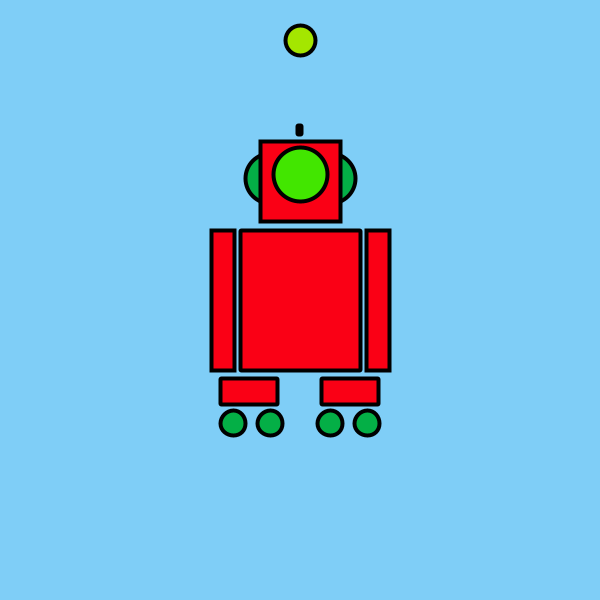
Frame 1 (no input)
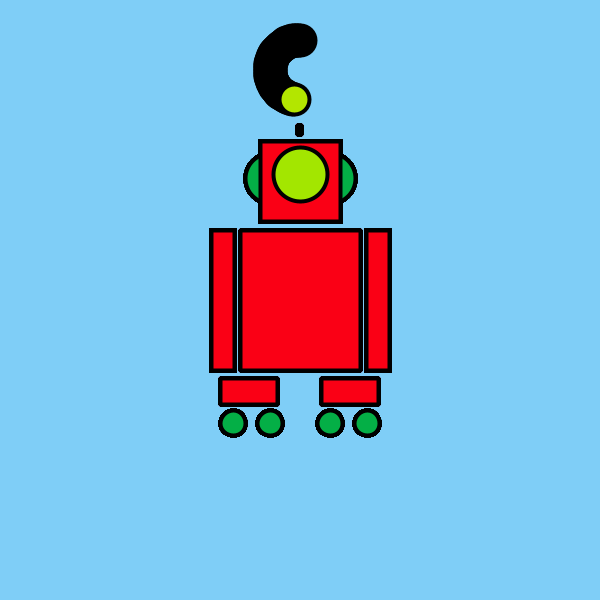
Frame 60 (the mouse pressed at the canvas centre just before this capture)
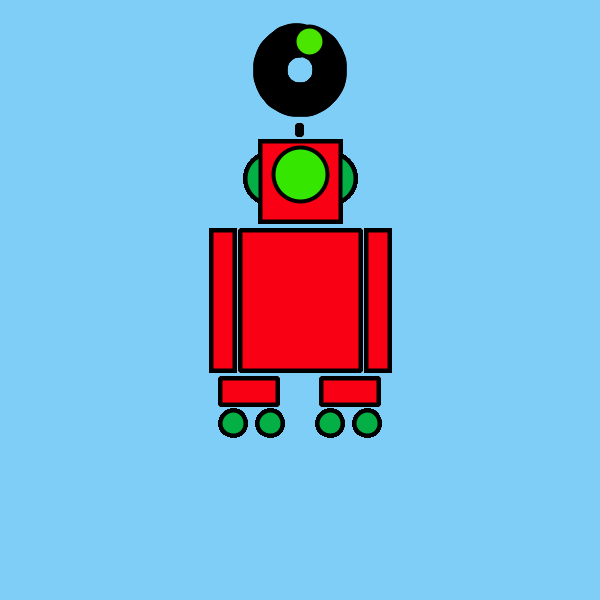
Frame 120 (the mouse held since frame 60 and released just before this capture)

The Processing sketch that drew these frames (run headless with seeded random() and noise(); from frame 60 on, the mouse is pressed at the canvas centre):

// Processing sketch: sketch_161003c
// ── sketch_161003c.pde
//Nailah Duliepre - Robot

float x;
float y;
float angle = 0.0;
float xOffset;
float yOffset;
float scalar = -30;
float speed = 0.05;

float diameter = 50;
float radius = diameter/2;
float xDirection;
float yDirection;

int timer1 = 4000;
int timer2 = 9000;



void setup (){
  size(600, 600);
  x = width/2;
  y = height/2;
  xOffset = width/2;
  yOffset = height/2;
  background(#7FCEF7);
  strokeWeight(4);
}

void draw (){
  float circX = xOffset + sin(angle) * scalar;
  float circY = yOffset + cos(angle) * scalar;
  
   if (millis() >timer1){
    xDirection = random (-2, 2);
    yDirection = random (-2, 2);
  }else if (millis() > timer2) {
    if (xDirection<0) {
      xDirection = -2;
    }else {
      xDirection = 2;
    }
    if (yDirection<0) {
      yDirection = -2;
    }else {
      yDirection = 2;
    }
  }
  x = x + xDirection;
  y = y + yDirection;
 
  

  //robot
  //head light
  fill(random(0,255),(230),(0));
  ellipse(circX, circY - 230, 30, 30);
  //antenna
  fill(#FA0015);
  rect(x-3, y-175, 4, 9, 1);
  //ears left/right
  fill(#04AF46);
  ellipse(x-30, y-122, 50, 50);
  ellipse(x+30, y-122, 50, 50);
  //head
  fill(#FA0015);
  rect(x-40, y-159, 80, 80);
  //body
  fill(#FA0015);
  rect(x-60, y-70, 120, 140, 1);
  //eyes
  fill(random(0,255),(230),(0));
  ellipse(x, y-126, 54, 54);
  //arms left/right
  fill(#FA0015);
  rect(x-89, y-70, 23, 140);
  rect(x+66, y-70, 23, 140);
  //feet left/right
  fill(#FA0015);
  rect(x-80, y+78, 57, 26, 1);
  rect(x+21, y+78, 57, 26, 1);
  fill(#04AF46);
  ellipse(x-67, y+123, 25, 25);
  ellipse(x-30, y+123, 25, 25);
  ellipse(x+30, y+123, 25, 25);
  ellipse(x+67, y+123, 25, 25);
  
  //movement
  angle+=speed;
  
}
